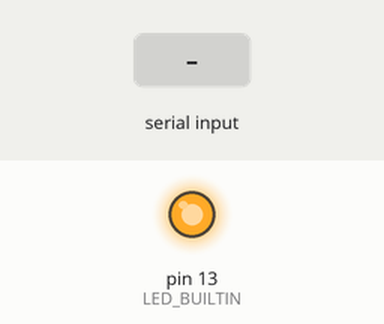
This sketch was run on a simulated Arduino Mega 2560, built with avr-gcc and run on an emulated ATmega2560. Shown: output pins drawn as LEDs (lit = HIGH). Inputs (shaded band) come from the test bench.

Above: at 1.2 s.
1.3 s: "1" received over the second serial link
At 2.5 s:
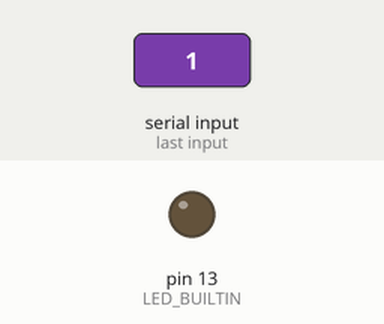
2.8 s: "2" received over the second serial link
At 3.8 s:
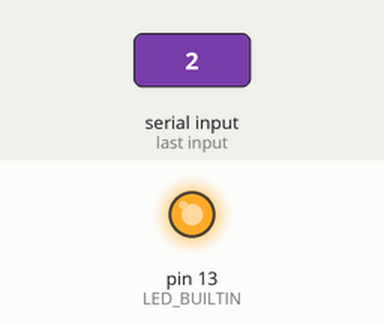
Timing chart, 0 to 5.8 s (numbered marks = the images above; inputs shaded):
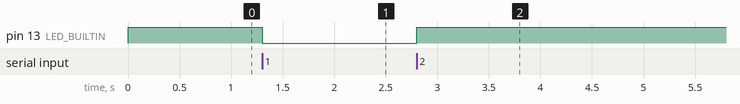

The sketch:

Slave_Komunikasi_Serial.ino.ino
```cpp
#include <SoftwareSerial.h>

SoftwareSerial Serial1(10, 9); // RX, TX

void setup() {
    pinMode(LED_BUILTIN, OUTPUT);
    digitalWrite(LED_BUILTIN, HIGH);
    Serial.begin(9600);
    Serial1.begin(9600);
}

void loop() {
    if (Serial1.available() > 0) {
        char received = Serial1.read();

        if (received == '1') {
            digitalWrite(LED_BUILTIN, LOW);
        } else if (received == '2') {
            digitalWrite(LED_BUILTIN, HIGH);
        }
    }
}
```

Measured:
- after the input at 1.3 s, pin 13 (LED_BUILTIN): HIGH → LOW at once
- after the input at 2.8 s, pin 13 (LED_BUILTIN): LOW → HIGH at once
